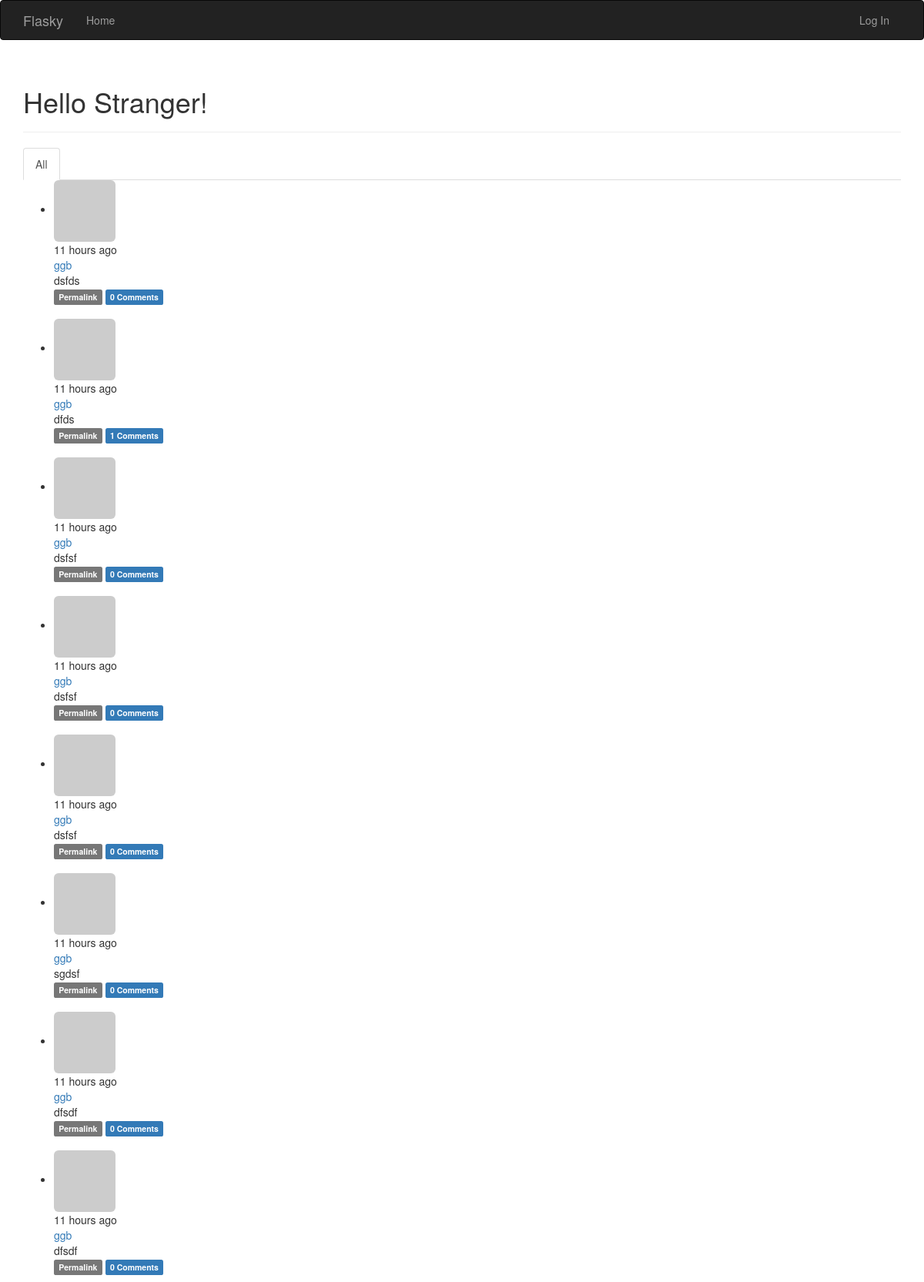
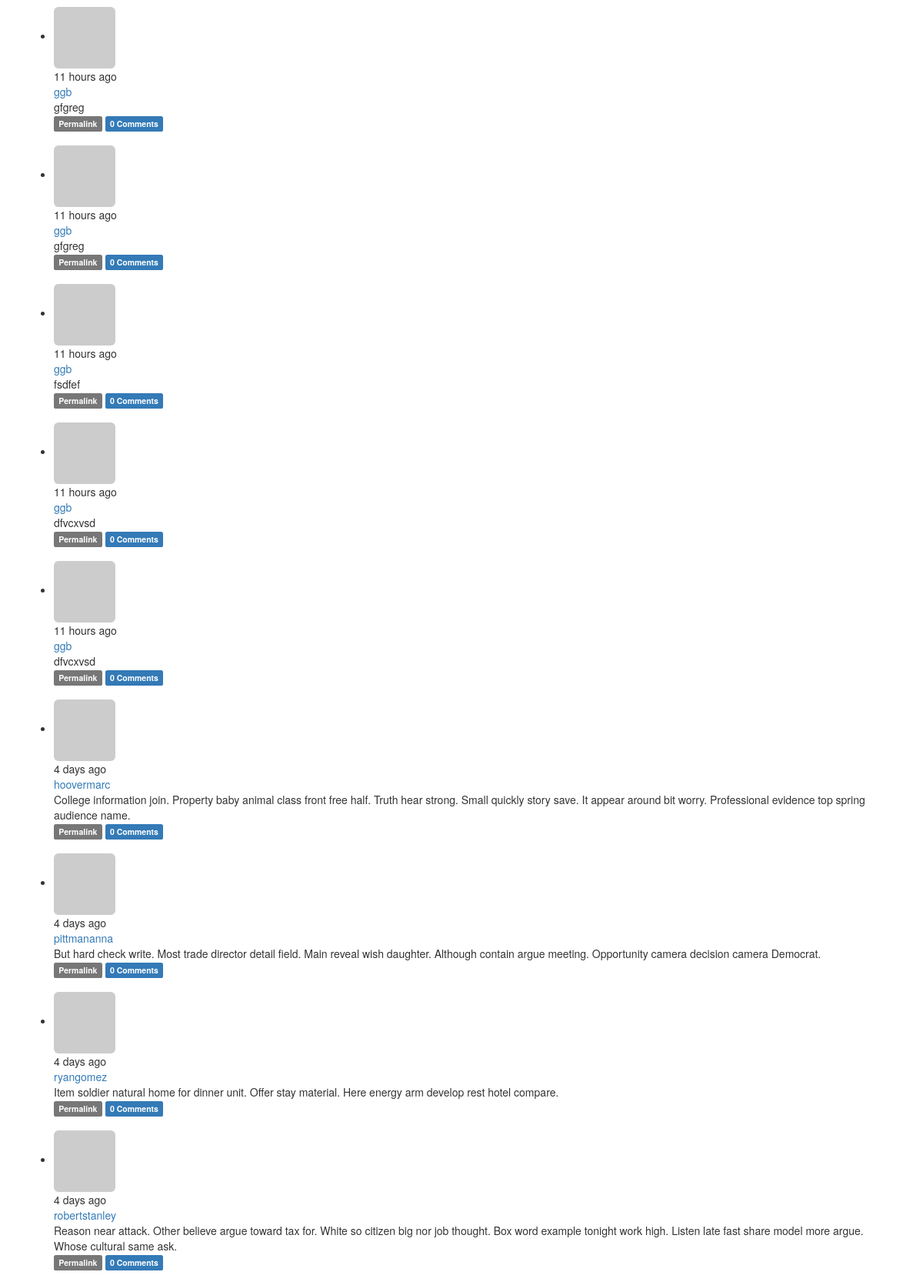
The page / (upper part) on the database its author committed (2 pictures, top to bottom).
### app/models.py (models this page shows, shortened)
class Post(db.Model):
    __tablename__ = 'posts'
    id = db.Column(db.Integer, primary_key=True)
    body = db.Column(db.Text)
    timestamp = db.Column(db.DateTime, index=True, default=datetime.utcnow)  # 发表的时间
    author_id = db.Column(db.Integer, db.ForeignKey('users.id'))
    comments = db.relationship('Comment', backref='post', lazy='dynamic')

class User(UserMixin, db.Model):  # 用户要登录必须加UserMixin类
    __tablename__ = 'users'
    id = db.Column(db.Integer, primary_key=True)
    email = db.Column(db.String(64), unique=True, index=True)
    username = db.Column(db.String(64), unique=True, index=True)
    role_id = db.Column(db.Integer, db.ForeignKey('roles.id'))
    password_hash = db.Column(db.String(128))
    confirmed = db.Column(db.Boolean, default=False)  # boolean记住设默认值default=False
    name = db.Column(db.String(64))
    location = db.Column(db.String(64))
    about_me = db.Column(db.Text())
    member_since = db.Column(db.DateTime(), default=datetime.utcnow)  # utcnow后面没有参数
    last_seen = db.Column(db.DateTime(), default=datetime.utcnow)
    avatar_hash = db.Column(db.String(32))  # md5值
    posts = relationship('Post', backref='author', lazy='dynamic')
    followed = db.relationship('Follow',
                               foreign_keys=[Follow.follower_id],
                               backref=db.backref('follower', lazy='joined'),  # 注意这里的backref回引的是Follow模型即（关注的人，被关注的人）
                               lazy='dynamic',
                               cascade='all, delete-orphan')
    followers = db.relationship('Follow',
                               foreign_keys=[Follow.followed_id],
                               backref=db.backref('followed', lazy='joined'),
                               lazy='dynamic',
                               cascade='all, delete-orphan')
    comments = db.relationship('Comment', backref='author', lazy='dynamic')
    @property
    def password(self):
        raise AttributeError('password is not a readable attribute')  # 读异常
    def gravatar(self, size=100, default='identicon', rating='g'):
        url = 'https://secure.gravatar.com/avatar'
        hash = self.avatar_hash or self.gravatar_hash()
        return '{url}/{hash}?s={size}&d={default}&r={rating}'.format(
            url=url, hash=hash, size=size, default=default, rating=rating)

### app/main/views.py (the view)
@main.route('/', methods=['GET', 'POST'])
def index():
    form = PostForm()
    if form.validate_on_submit() and current_user.can(Permission.WRITE):
        post = Post(body=form.body.data, author=current_user._get_current_object())  # 记住current_user赋值的时候要解封装
        db.session.add(post)
        db.session.commit()
        return redirect(url_for('main.index'))  # 注意url里面的参数，因为是在蓝本中
    page = request.args.get('page', 1, type=int)  # 　当page有数据时为page,当没有数据时或者数据不是int时为默认页数1
    show_followed = False
    if current_user.is_authenticated:
        show_followed = bool(request.cookies.get('show_followed', ''))
    if show_followed:
        query = current_user.followed_posts
    else:
        query = Post.query
    pagination = query.order_by(Post.timestamp.desc()).paginate(
        page, per_page=current_app.config['FLASKY_POSTS_PER_PAGE'],
        error_out=False)  # error_out设为True，当超过页面时返回404，设为False返回空列表
    posts = pagination.items  # items当前页面的记录
    return render_template('index.html', form=form, posts=posts, pagination=pagination, show_followed=show_followed)

### app/__init__.py (called while the page is built)
def register_request_handlers(app):
    @app.after_request
    def query_profiler(response):
        for query in get_debug_queries():
            if query.duration >= app.config['FLASK_SLOW_DB_QUERY_TIME']:
                current_app.logger.warning(
                    'Slow query: %s\nParameters: %s\nDuration: %fs\nContext: %s\n'
                    % (query.statement, query.parameters, query.duration, query.context)
                )
        return response

### app/auth/views.py (called while the page is built)
@auth.before_app_request  # 蓝本的钩子，会应用到整个蓝本的请求上
def before_request():
    if current_user.is_authenticated:
        current_user.ping()
        if not current_user.confirmed \
                and request.endpoint \
                and request.blueprint != 'auth' \
                and request.endpoint != 'static':
            return redirect(url_for('auth.unconfirmed'))  # 当出现上面的情况，会强制转到auth.unconfirmed界面

### app/main/__init__.py (called while the page is built)
@main.app_context_processor  # 为了避免每次调用render_template都多添加一个模板参数，可以使用上下文处理器，让变量在所有模板中都可以使用
def inject_permissions():
    return dict(Permission=Permission)

### app/models.py (called while the page is built)
    def can(self, permissions):
        return False

    def is_administrator(self):
        return False

### app/templates/index.html (shortened to what this page needs)
{% extends "base.html" %}
{% import "bootstrap/wtf.html" as wtf %}
{% import "_macros.html" as macros %}
{% block page_content %}
<div class="page-header">
    <h1>Hello {% if current_user.is_authenticated %} {{ current_user.username }} {% else %}Stranger{% endif %}!</h1>
</div>
<div>
    <ul class="nav nav-tabs">
        <li{% if not show_followed %} class="active"{% endif %}><a href="{{ url_for('.show_all') }}">All</a></li>
    </ul>
    {% include '_posts.html' %}
</div>
{% endblock %}

### app/templates/_posts.html (shortened to what this page needs)
<ul class="posts">
    {% for post in posts %}
    <li class="post">
        <div class="post-thumbnail">
            <a href="{{ url_for('.user', username=post.author.username) }}">
                <img class="img-rounded profile-thumbnail" src="{{ post.author.gravatar(size=40) }}">
            </a>
        </div>
        <div class="post-content">
            <div class="post-date">{{ moment(post.timestamp).fromNow() }}</div>
            <div class="post-author"><a href="{{ url_for('.user', username=post.author.username) }}">{{ post.author.username }}</a></div>
            <div class="post-body">
                {% if post.body_html %}
                    {{ post.body_html | safe }}
                {% else %}
                    {{ post.body }}
                {% endif %}
            </div>
            <div class="post-footer">
                <a href="{{ url_for('.post', id=post.id) }}">
                    <span class="label label-default">Permalink</span>
                </a>
                <a href="{{ url_for('.post', id=post.id) }}"#comments>
                    <span class="label label-primary">
                        {{ post.comments.count() }} Comments
                    </span>
                </a>
            </div>
        </div>
        <br>
    </li>
    {% endfor %}
</ul>

### rows shown on the page
Post: timestamp "11 hours ago", author.username "ggb", body "dsfds", comments.count "0"
Post: timestamp "11 hours ago", author.username "ggb", body "dfds", comments.count "1"
Post: timestamp "11 hours ago", author.username "ggb", body "dsfsf", comments.count "0"
Post: timestamp "11 hours ago", author.username "ggb", body "dsfsf", comments.count "0"
Post: timestamp "11 hours ago", author.username "ggb", body "dsfsf", comments.count "0"
Post: timestamp "11 hours ago", author.username "ggb", body "sgdsf", comments.count "0"
Post: timestamp "11 hours ago", author.username "ggb", body "dfsdf", comments.count "0"
Post: timestamp "11 hours ago", author.username "ggb", body "dfsdf", comments.count "0"
Post: timestamp "11 hours ago", author.username "ggb", body "gfgreg", comments.count "0"
Post: timestamp "11 hours ago", author.username "ggb", body "gfgreg", comments.count "0"
Post: timestamp "11 hours ago", author.username "ggb", body "fsdfef", comments.count "0"
Post: timestamp "11 hours ago", author.username "ggb", body "dfvcxvsd", comments.count "0"
Post: timestamp "11 hours ago", author.username "ggb", body "dfvcxvsd", comments.count "0"
Post: timestamp "4 days ago", author.username "hoovermarc", body "College information join. Property baby animal class front free half. Truth hear strong. Small quickly story save. It appear around bit worry. Professional evidence top spring audience name.", comments.count "0"
Post: timestamp "4 days ago", author.username "pittmananna", body "But hard check write. Most trade director detail field. Main reveal wish daughter. Although contain argue meeting. Opportunity camera decision camera Democrat.", comments.count "0"
Post: timestamp "4 days ago", author.username "ryangomez", body "Item soldier natural home for dinner unit. Offer stay material. Here energy arm develop rest hotel compare.", comments.count "0"
Post: timestamp "4 days ago", author.username "robertstanley", body "Reason near attack. Other believe argue toward tax for. White so citizen big nor job thought. Box word example tonight work high. Listen late fast share model more argue. Whose cultural same ask.", comments.count "0"
